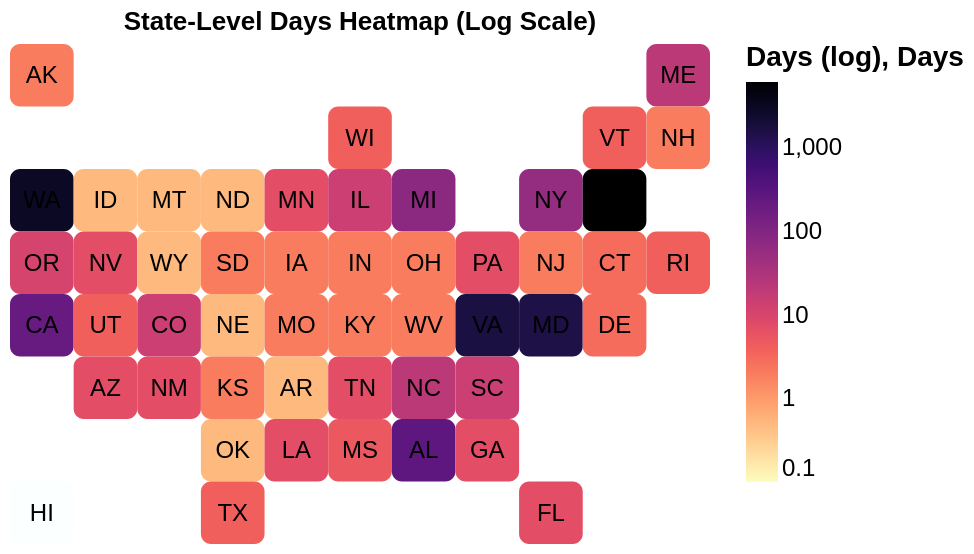

This figure's notebook cell:
### Code cell
# display the chart
chart

### Figure 1 — Vega-Lite specification as saved in the notebook (floating-point values rounded to 4 significant figures)
{"config": {"view": {"continuousWidth": 300, "continuousHeight": 300, "strokeOpacity": 0}}, "layer": [{"mark": {"type": "rect", "cornerRadius": 5, "stroke": null}, "encoding": {"color": {"field": "days", "legend": {"gradientLength": 200, "labelFontSize": 12, "title": "Days (log)", "titleFontSize": 14}, "scale": {"domain": [0.1, 6000], "reverse": true, "scheme": "magma", "type": "log"}, "type": "quantitative"}, "tooltip": [{"field": "code", "type": "nominal"}, {"field": "days", "type": "quantitative"}], "x": {"axis": null, "field": "col", "type": "ordinal"}, "y": {"axis": null, "field": "row", "type": "ordinal"}}, "title": "State-Level Days Heatmap (Log Scale)"}, {"mark": {"type": "text", "align": "center", "baseline": "middle", "fill": "black", "fontSize": 12}, "encoding": {"color": {"field": "days", "legend": {"title": "Days"}, "scale": {"scheme": "blues"}, "type": "quantitative"}, "text": {"field": "code", "type": "ordinal"}, "tooltip": [{"field": "code", "type": "nominal"}, {"field": "days", "type": "quantitative"}], "x": {"axis": null, "field": "col", "type": "ordinal"}, "y": {"axis": null, "field": "row", "type": "ordinal"}}, "title": "State-Level Days Heatmap"}], "data": {"name": "data-b9a5b9e547c3d61a16795750ec160bde"}, "height": 250, "width": 350, "$schema": "https://vega.github.io/schema/vega-lite/v5.20.1.json", "datasets": {"data-b9a5b9e547c3d61a16795750ec160bde": [{"id": 1, "publication": "New York Times 2", "state": "Alaska", "code": "AK", "col": 3, "row": 1, "State": "Alaska", "Abbreviation": "AK", "duration": "days", "estimate": null, "day_multiplier": 2.0, "days": 2.0}, {"id": 2, "publication": "New York Times 2", "state": "Washington", "code": "WA", "col": 3, "row": 3, "State": "Washington", "Abbreviation": "WA", "duration": "years", "estimate": 8.0, "day_multiplier": 365.0, "days": 2920.0}, {"id": 3, "publication": "New York Times 2", "state": "Oregon", "code": "OR", "col": 3, "row": 4, "State": "Oregon", "Abbreviation": "OR", "duration": "weeks", "estimate": 1.5, "day_multiplier": 7.0, "days": 10.5}, {"id": 4, "publication": "New York Times 2", "state": "California", "code": "CA", "col": 3, "row": 5, "State": "California", "Abbreviation": "CA", "duration": "months", "estimate": 7.0, "day_multiplier": 30.0, "days": 210.0}, {"id": 5, "publication": "New York Times 2", "state": "Hawaii", "code": "HI", "col": 3, "row": 8, "State": "Hawaii", "Abbreviation": "HI", "duration": "---", "estimate": null, "day_multiplier": 0.0, "days": 0.0}, {"id": 6, "publication": "New York Times 2", "state": "Idaho", "code": "ID", "col": 4, "row": 3, "State": "Idaho", "Abbreviation": "ID", "duration": "hours", "estimate": null, "day_multiplier": 0.5, "days": 0.5}, {"id": 7, "publication": "New York Times 2", "state": "Nevada", "code": "NV", "col": 4, "row": 4, "State": "Nevada", "Abbreviation": "NV", "duration": "weeks", "estimate": null, "day_multiplier": 7.0, "days": 7.0}, {"id": 8, "publication": "New York Times 2", "state": "Utah", "code": "UT", "col": 4, "row": 5, "State": "Utah", "Abbreviation": "UT", "duration": "days", "estimate": null, "day_multiplier": 4.0, "days": 4.0}, {"id": 9, "publication": "New York Times 2", "state": "Arizona", "code": "AZ", "col": 4, "row": 6, "State": "Arizona", "Abbreviation": "AZ", "duration": "weeks", "estimate": 1.0, "day_multiplier": 7.0, "days": 7.0}, {"id": 10, "publication": "New York Times 2", "state": "Montana", "code": "MT", "col": 5, "row": 3, "State": "Montana", "Abbreviation": "MT", "duration": "hours", "estimate": null, "day_multiplier": 0.5, "days": 0.5}, {"id": 11, "publication": "New York Times 2", "state": "Wyoming", "code": "WY", "col": 5, "row": 4, "State": "Wyoming", "Abbreviation": "WY", "duration": "hours", "estimate": null, "day_multiplier": 0.5, "days": 0.5}, {"id": 12, "publication": "New York Times 2", "state": "Colorado", "code": "CO", "col": 5, "row": 5, "State": "Colorado", "Abbreviation": "CO", "duration": "weeks", "estimate": 2.0, "day_multiplier": 7.0, "days": 14.0}, {"id": 13, "publication": "New York Times 2", "state": "New Mexico", "code": "NM", "col": 5, "row": 6, "State": "New Mexico", "Abbreviation": "NM", "duration": "weeks", "estimate": null, "day_multiplier": 7.0, "days": 7.0}, {"id": 14, "publication": "New York Times 2", "state": "North Dakota", "code": "ND", "col": 6, "row": 3, "State": "North Dakota", "Abbreviation": "ND", "duration": "hours", "estimate": null, "day_multiplier": 0.5, "days": 0.5}, {"id": 15, "publication": "New York Times 2", "state": "South Dakota", "code": "SD", "col": 6, "row": 4, "State": "South Dakota", "Abbreviation": "SD", "duration": "days", "estimate": null, "day_multiplier": 2.0, "days": 2.0}, {"id": 16, "publication": "New York Times 2", "state": "Nebraska", "code": "NE", "col": 6, "row": 5, "State": "Nebraska", "Abbreviation": "NE", "duration": "hours", "estimate": null, "day_multiplier": 0.5, "days": 0.5}, {"id": 17, "publication": "New York Times 2", "state": "Kansas", "code": "KS", "col": 6, "row": 6, "State": "Kansas", "Abbreviation": "KS", "duration": "days", "estimate": null, "day_multiplier": 2.0, "days": 2.0}, {"id": 18, "publication": "New York Times 2", "state": "Oklahoma", "code": "OK", "col": 6, "row": 7, "State": "Oklahoma", "Abbreviation": "OK", "duration": "hours", "estimate": null, "day_multiplier": 0.5, "days": 0.5}, {"id": 19, "publication": "New York Times 2", "state": "Texas", "code": "TX", "col": 6, "row": 8, "State": "Texas", "Abbreviation": "TX", "duration": "days", "estimate": null, "day_multiplier": 4.0, "days": 4.0}, {"id": 20, "publication": "New York Times 2", "state": "Minnesota", "code": "MN", "col": 7, "row": 3, "State": "Minnesota", "Abbreviation": "MN", "duration": "weeks", "estimate": null, "day_multiplier": 7.0, "days": 7.0}, {"id": 21, "publication": "New York Times 2", "state": "Iowa", "code": "IA", "col": 7, "row": 4, "State": "Iowa", "Abbreviation": "IA", "duration": "days", "estimate": null, "day_multiplier": 2.0, "days": 2.0}, {"id": 22, "publication": "New York Times 2", "state": "Missouri", "code": "MO", "col": 7, "row": 5, "State": "Missouri", "Abbreviation": "MO", "duration": "days", "estimate": null, "day_multiplier": 2.0, "days": 2.0}, {"id": 23, "publication": "New York Times 2", "state": "Arkansas", "code": "AR", "col": 7, "row": 6, "State": "Arkansas", "Abbreviation": "AR", "duration": "hours", "estimate": null, "day_multiplier": 0.5, "days": 0.5}, {"id": 24, "publication": "New York Times 2", "state": "Louisiana", "code": "LA", "col": 7, "row": 7, "State": "Louisiana", "Abbreviation": "LA", "duration": "weeks", "estimate": null, "day_multiplier": 7.0, "days": 7.0}, {"id": 25, "publication": "New York Times 2", "state": "Wisconsin", "code": "WI", "col": 8, "row": 2, "State": "Wisconsin", "Abbreviation": "WI", "duration": "days", "estimate": null, "day_multiplier": 4.0, "days": 4.0}, {"id": 26, "publication": "New York Times 2", "state": "Illinois", "code": "IL", "col": 8, "row": 3, "State": "Illinois", "Abbreviation": "IL", "duration": "weeks", "estimate": 2.0, "day_multiplier": 7.0, "days": 14.0}, {"id": 27, "publication": "New York Times 2", "state": "Indiana", "code": "IN", "col": 8, "row": 4, "State": "Indiana", "Abbreviation": "IN", "duration": "days", "estimate": null, "day_multiplier": 2.0, "days": 2.0}, {"id": 28, "publication": "New York Times 2", "state": "Kentucky", "code": "KY", "col": 8, "row": 5, "State": "Kentucky", "Abbreviation": "KY", "duration": "days", "estimate": null, "day_multiplier": 2.0, "days": 2.0}, {"id": 29, "publication": "New York Times 2", "state": "Tennessee", "code": "TN", "col": 8, "row": 6, "State": "Tennessee", "Abbreviation": "TN", "duration": "weeks", "estimate": 1.0, "day_multiplier": 7.0, "days": 7.0}, {"id": 30, "publication": "New York Times 2", "state": "Mississippi", "code": "MS", "col": 8, "row": 7, "State": "Mississippi", "Abbreviation": "MS", "duration": "days", "estimate": null, "day_multiplier": 5.0, "days": 5.0}, {"id": 31, "publication": "New York Times 2", "state": "Michigan", "code": "MI", "col": 9, "row": 3, "State": "Michigan", "Abbreviation": "MI", "duration": "months", "estimate": 2.5, "day_multiplier": 30.0, "days": 75.0}, {"id": 32, "publication": "New York Times 2", "state": "Ohio", "code": "OH", "col": 9, "row": 4, "State": "Ohio", "Abbreviation": "OH", "duration": "days", "estimate": null, "day_multiplier": 2.0, "days": 2.0}, {"id": 33, "publication": "New York Times 2", "state": "West Virginia", "code": "WV", "col": 9, "row": 5, "State": "West Virginia", "Abbreviation": "WV", "duration": "days", "estimate": null, "day_multiplier": 2.0, "days": 2.0}, {"id": 34, "publication": "New York Times 2", "state": "North Carolina", "code": "NC", "col": 9, "row": 6, "State": "North Carolina", "Abbreviation": "NC", "duration": "weeks", "estimate": 3.0, "day_multiplier": 7.0, "days": 21.0}, {"id": 35, "publication": "New York Times 2", "state": "Alabama", "code": "AL", "col": 9, "row": 7, "State": "Alabama", "Abbreviation": "AL", "duration": "months", "estimate": 9.0, "day_multiplier": 30.0, "days": 270.0}, {"id": 36, "publication": "New York Times 2", "state": "Pennsylvania", "code": "PA", "col": 10, "row": 4, "State": "Pennsylvania", "Abbreviation": "PA", "duration": "weeks", "estimate": null, "day_multiplier": 7.0, "days": 7.0}, {"id": 37, "publication": "New York Times 2", "state": "Virginia", "code": "VA", "col": 10, "row": 5, "State": "Virginia", "Abbreviation": "VA", "duration": "years", "estimate": 4.5, "day_multiplier": 365.0, "days": 1642.0}, {"id": 38, "publication": "New York Times 2", "state": "South Carolina", "code": "SC", "col": 10, "row": 6, "State": "South Carolina", "Abbreviation": "SC", "duration": "weeks", "estimate": 2.0, "day_multiplier": 7.0, "days": 14.0}, {"id": 39, "publication": "New York Times 2", "state": "Georgia", "code": "GA", "col": 10, "row": 7, "State": "Georgia", "Abbreviation": "GA", "duration": "weeks", "estimate": null, "day_multiplier": 7.0, "days": 7.0}, {"id": 40, "publication": "New York Times 2", "state": "New York", "code": "NY", "col": 11, "row": 3, "State": "New York", "Abbreviation": "NY", "duration": "months", "estimate": 2.0, "day_multiplier": 30.0, "days": 60.0}, {"id": 41, "publication": "New York Times 2", "state": "New Jersey", "code": "NJ", "col": 11, "row": 4, "State": "New Jersey", "Abbreviation": "NJ", "duration": "days", "estimate": null, "day_multiplier": 2.0, "days": 2.0}, {"id": 42, "publication": "New York Times 2", "state": "Maryland", "code": "MD", "col": 11, "row": 5, "State": "Maryland", "Abbreviation": "MD", "duration": "years", "estimate": 4.0, "day_multiplier": 365.0, "days": 1460.0}, {"id": 43, "publication": "New York Times 2", "state": "Florida", "code": "FL", "col": 11, "row": 8, "State": "Florida", "Abbreviation": "FL", "duration": "weeks", "estimate": null, "day_multiplier": 7.0, "days": 7.0}, {"id": 44, "publication": "New York Times 2", "state": "Vermont", "code": "VT", "col": 12, "row": 2, "State": "Vermont", "Abbreviation": "VT", "duration": "days", "estimate": null, "day_multiplier": 4.0, "days": 4.0}, {"id": 45, "publication": "New York Times 2", "state": "Massachusetts", "code": "MA", "col": 12, "row": 3, "State": "Massachusetts", "Abbreviation": "MA", "duration": "years", "estimate": 20.0, "day_multiplier": 365.0, "days": 7300.0}, {"id": 46, "publication": "New York Times 2", "state": "Connecticut", "code": "CT", "col": 12, "row": 4, "State": "Connecticut", "Abbreviation": "CT", "duration": "days", "estimate": null, "day_multiplier": 3.0, "days": 3.0}, {"id": 47, "publication": "New York Times 2", "state": "Delaware", "code": "DE", "col": 12, "row": 5, "State": "Delaware", "Abbreviation": "DE", "duration": "hours", "estimate": null, "day_multiplier": 3.0, "days": 3.0}, {"id": 48, "publication": "New York Times 2", "state": "Maine", "code": "ME", "col": 13, "row": 1, "State": "Maine", "Abbreviation": "ME", "duration": "weeks", "estimate": 3.0, "day_multiplier": 7.0, "days": 21.0}, {"id": 49, "publication": "New York Times 2", "state": "New Hampshire", "code": "NH", "col": 13, "row": 2, "State": "New Hampshire", "Abbreviation": "NH", "duration": "days", "estimate": null, "day_multiplier": 2.0, "days": 2.0}, {"id": 50, "publication": "New York Times 2", "state": "Rhode Island", "code": "RI", "col": 13, "row": 4, "State": "Rhode Island", "Abbreviation": "RI", "duration": "days", "estimate": null, "day_multiplier": 4.0, "days": 4.0}]}}
